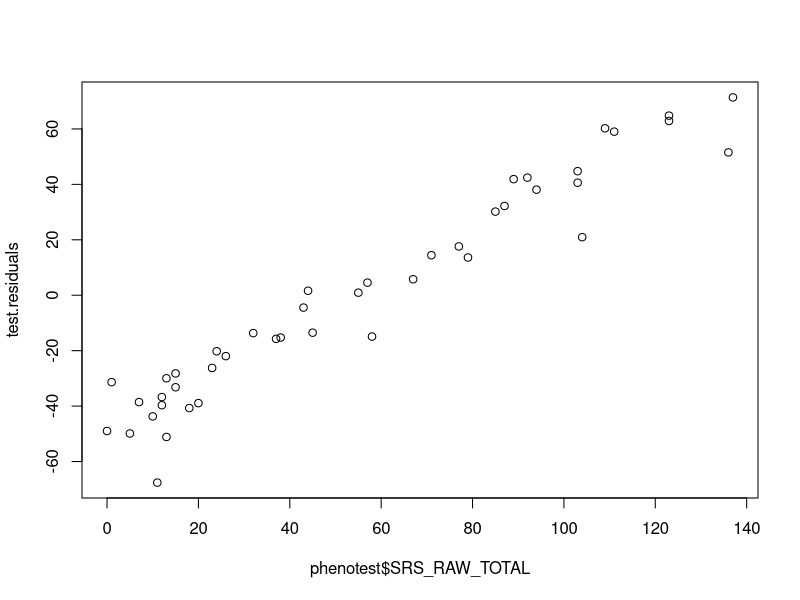

The R source for this figure:
####################################################################
# Fused Sparse Group Lasso ABIDE Application
# Calculate descriptive statistics (Table S11)
# Adjust the SRS scores using linear regression (Table S12)
####################################################################
# Script used for analyses reported in the manuscript
# "Incorporating Prior Information with Fused Sparse Group Lasso:
# Application to Prediction of Clinical Measures from Neuroimages"
### INPUTS: 
# phenosrsall.csv
# fileids_training.txt
# fileids_test.txt
### OUTPUTS:
# srs_train.txt: original and adjusted SRS for train data
# srs_test.txt: original and adjusted SRS for test data
####################################################################
# Calculate descriptive statistics and 
# adjust Social Responsiveness Scale scores (SRS_RAW_TOTAL) 
# for
# age (AGE_AT_SCAN)
# full-scale IQ (FIQ)
# site of acquisition (SITE_ID)
# eye status at scan (EYE_STATUS_AT_SCAN, 1=open, 2=closed)
# mean framewise displacement (func_mean_fd)
# using linear regression model fit to the training data
# will also tabulate diagnosis group (DX_GROUP, 1=Autism, 2=Control)
####################################################################

######################################################
# LOAD DATA
######################################################
setwd('./data')
pheno <- read.csv('phenosrsall.csv')
trainids <- read.table('fileids_training.txt')
testids <- read.table('fileids_test.txt')

# remove the 's' from each ID
trainids_num <- sapply(trainids[,1], function(x) as.numeric(strsplit(as.character(x), 's')[[1]][2]))
testids_num <- sapply(testids[,1], function(x) as.numeric(strsplit(as.character(x), 's')[[1]][2]))

# divide phenotype dataset into train and test
phenotrain <- pheno[pheno$SUB_ID %in% trainids_num,]
phenotest <- pheno[pheno$SUB_ID %in% testids_num,]

######################################################
# CALCULATE DESCRIPTIVE STATISTICS (Table S11)
# overall
# training set
# test set
######################################################
meansd <- function(datasets, variable, digits){
  overall <- datasets[[1]][,variable]
  train <- datasets[[2]][,variable]
  test <- datasets[[3]][,variable]
  overall.mean <- round(mean(overall, na.rm=TRUE), digits)
  overall.sd <- round(sd(overall, na.rm=TRUE), digits)
  train.mean <- round(mean(train, na.rm=TRUE), digits)
  train.sd <- round(sd(train, na.rm=TRUE), digits)
  test.mean <- round(mean(test, na.rm=TRUE), digits)
  test.sd <- round(sd(test, na.rm=TRUE), digits)
  return(data.frame(overall.mean, overall.sd, train.mean, train.sd, test.mean, test.sd))
}

npercent <- function(datasets, variable, digits){
  overall <- datasets[[1]][,variable]
  train <- datasets[[2]][,variable]
  test <- datasets[[3]][,variable]
  overall.n <- table(overall, useNA='always')
  overall.pct <- round(table(overall, useNA='always')/sum(table(overall, useNA='always'))*100, digits)
  train.n <- table(train, useNA='always')
  train.pct <- round(table(train, useNA='always')/sum(table(train, useNA='always'))*100, digits)
  test.n <- table(test, useNA='always')
  test.pct <- round(table(test, useNA='always')/sum(table(test, useNA='always'))*100, digits)
  return(list(overall.n, overall.pct, train.n, train.pct, test.n, test.pct))
}

meansd(datasets=list(pheno, phenotrain, phenotest), variable='AGE_AT_SCAN', digits=1)
meansd(datasets=list(pheno, phenotrain, phenotest), variable='FIQ', digits=1)
meansd(datasets=list(pheno, phenotrain, phenotest), variable='func_mean_fd', digits=2)
meansd(datasets=list(pheno, phenotrain, phenotest), variable='SRS_RAW_TOTAL', digits=1)

npercent(datasets=list(pheno, phenotrain, phenotest), variable='DX_GROUP', digits=1)
npercent(datasets=list(pheno, phenotrain, phenotest), variable='SITE_ID', digits=1)
npercent(datasets=list(pheno, phenotrain, phenotest), variable='EYE_STATUS_AT_SCAN', digits=1)

######################################################
# test for significant differences between train and test data
######################################################
t.test(phenotrain$AGE_AT_SCAN, phenotest$AGE_AT_SCAN)
t.test(phenotrain$FIQ, phenotest$FIQ)
t.test(phenotrain$func_mean_fd, phenotest$func_mean_fd)
t.test(phenotrain$SRS_RAW_TOTAL, phenotest$SRS_RAW_TOTAL)

fisher.test(table(c(phenotrain$DX_GROUP, phenotest$DX_GROUP), c(rep('train', 175), rep('test', 44))))
fisher.test(table(c(phenotrain$SITE_ID, phenotest$SITE_ID), c(rep('train', 175), rep('test', 44))))
fisher.test(table(c(phenotrain$EYE_STATUS_AT_SCAN, phenotest$EYE_STATUS_AT_SCAN), c(rep('train', 175), rep('test', 44))))

######################################################
# fit linear regression to impute a missing framewise 
# displacement in the training set
######################################################
fd_fit <- lm(func_mean_fd ~ AGE_AT_SCAN + FIQ + SRS_RAW_TOTAL + as.factor(SITE_ID) + as.factor(EYE_STATUS_AT_SCAN), data=phenotrain)
missing_data_subject <- phenotrain[is.na(phenotrain$func_mean_fd),c('AGE_AT_SCAN', 'FIQ', 'SRS_RAW_TOTAL', 'SITE_ID', 'EYE_STATUS_AT_SCAN')]
missing_data_subject_predicted_fd <- predict(fd_fit, newdata=missing_data_subject)
# replace this value in  the training data
phenotrain$func_mean_fd_imputed <- phenotrain$func_mean_fd
phenotrain$func_mean_fd_imputed[is.na(phenotrain$func_mean_fd_imputed)] <- missing_data_subject_predicted_fd

######################################################
# FIT LINEAR REGRESSION TO ADJUST SRS USING TRAINING DATA
# (Table S12)
######################################################
# fit the model
trainfit <- lm(SRS_RAW_TOTAL ~ AGE_AT_SCAN + FIQ + func_mean_fd_imputed + as.factor(SITE_ID) + as.factor(EYE_STATUS_AT_SCAN), data=phenotrain)
summary(trainfit)
# plot(phenotrain$SRS_RAW_TOTAL, trainfit$fitted.values)
# plot(phenotrain$SRS_RAW_TOTAL, trainfit$residuals)

# predict SRS for the test set and calculate residuals
phenotest$func_mean_fd_imputed <- phenotest$func_mean_fd
test.residuals <- phenotest$SRS_RAW_TOTAL - predict(trainfit, newdata=phenotest)
plot(phenotest$SRS_RAW_TOTAL, test.residuals)

######################################################
# save SRS raw and adjusted 
######################################################
srs_train <- data.frame(SUB_ID=phenotrain$SUB_ID, SRS_RAW_TOTAL=phenotrain$SRS_RAW_TOTAL, SRS_ADJUSTED=trainfit$residuals)
srs_test <- data.frame(SUB_ID=phenotest$SUB_ID, SRS_RAW_TOTAL=phenotest$SRS_RAW_TOTAL, SRS_ADJUSTED=test.residuals)
write.table(srs_train, 'srs_train.txt', row.names=FALSE)
write.table(srs_test, 'srs_test.txt', row.names=FALSE)
